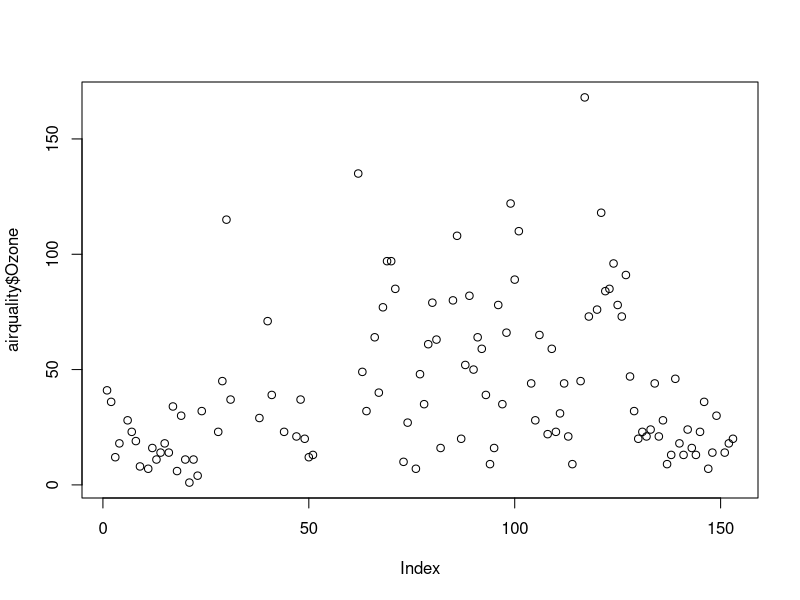
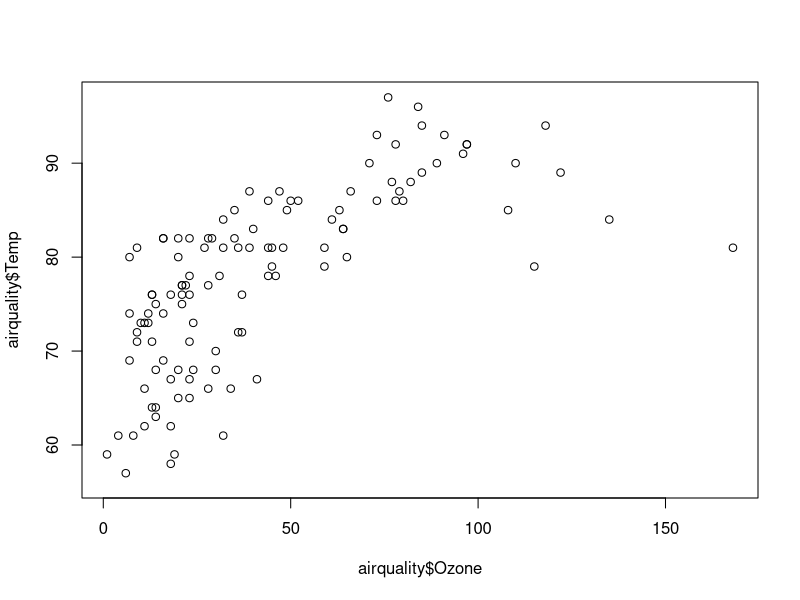
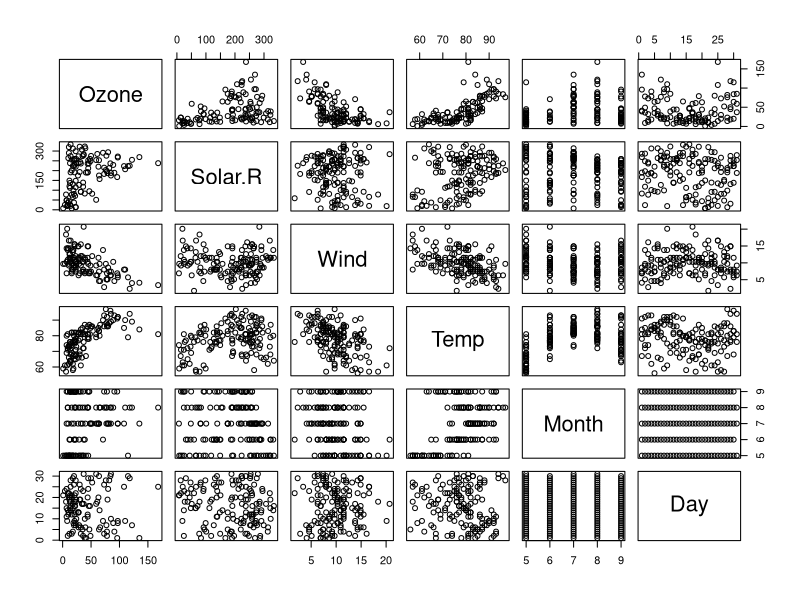
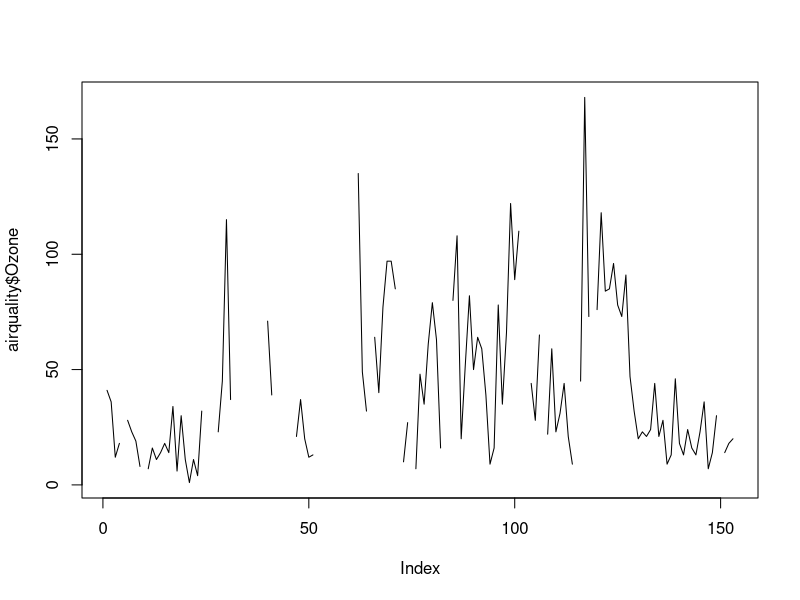
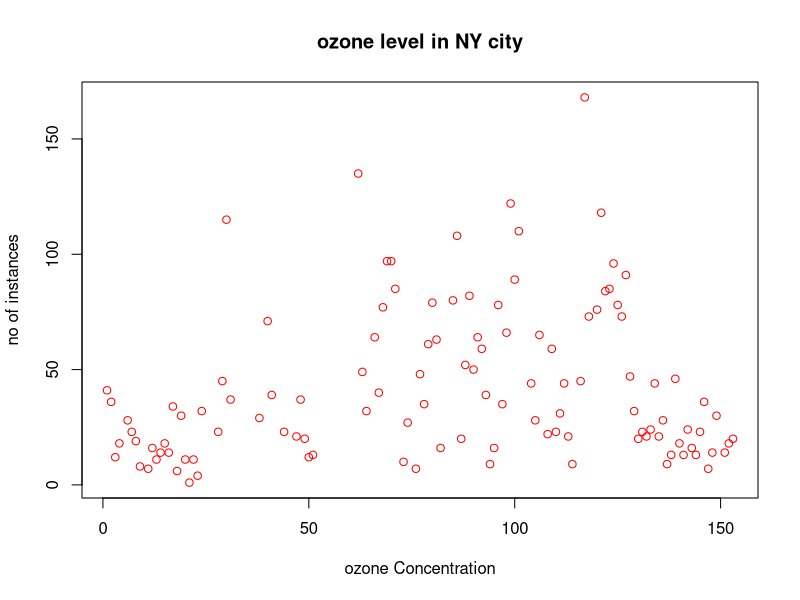
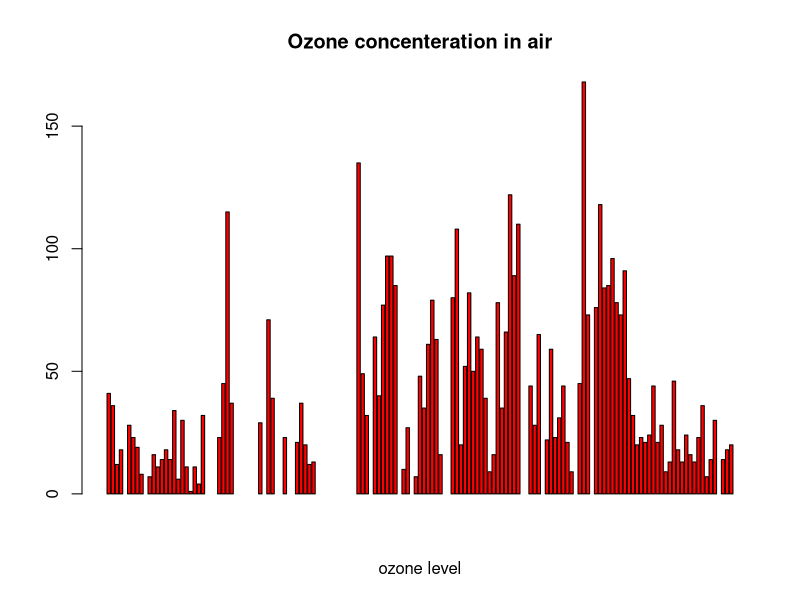
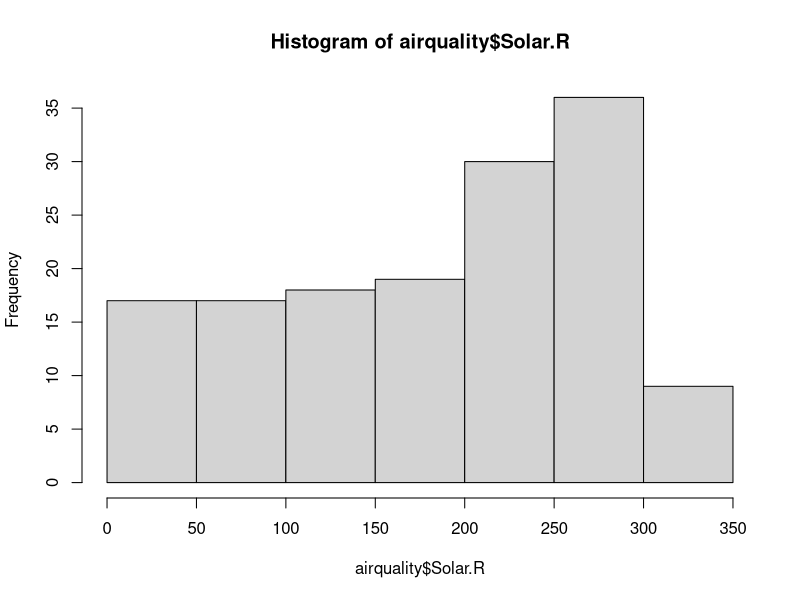
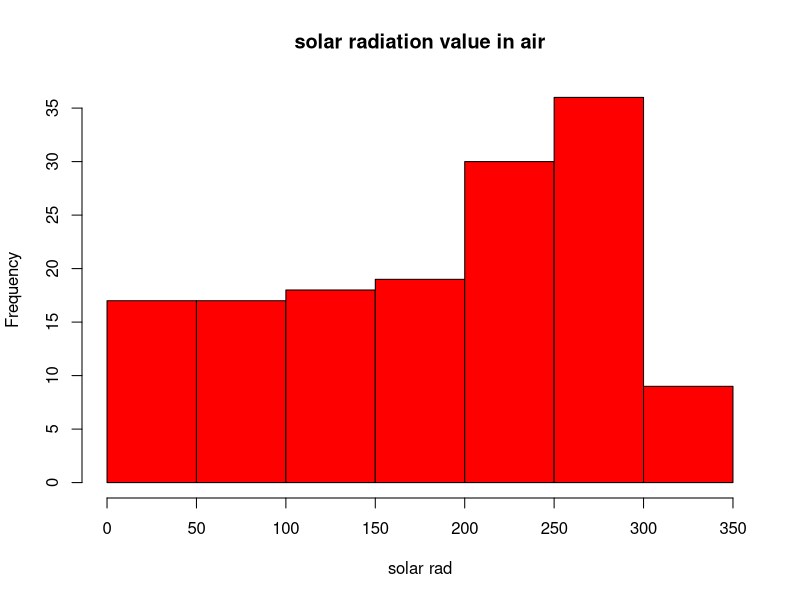

Source code (R) for these figures, in order: (Note: this script raises an error after producing the figures.)
#airquality=read.csv
#In R Console extract data set

airquality<-datasets::airquality

head(airquality) #Run
tail(airquality) #Run
airquality$Temp #Run

#descriptive_stat
#It's show's median, mean, min, max
summary(airquality$Temp)
summary(airquality$Ozone)
summary(airquality$Wind)

#Ploat
plot(airquality$Ozone)
plot(airquality$Ozone,airquality$Temp)
plot(airquality) #Its scatter plot graph
summary(airquality)

#point' and Line
plot(airquality$Ozone, type='l')
plot(airquality$Ozone, xlab='ozone Concentration', 
      ylab='no of instances', main='ozone level in NY city',
      col='red')

#Horizontal bar plot
barplot(airquality$Ozone, main='Ozone concenteration in air'
        ,xlab='ozone level', col='red', horiz=FALSE)

#histogram
hist(airquality$Solar.R)
hist(airquality$Solar.R,main='solar radiation value in air'
     ,xlab='solar rad',col='red')


#Box plot
boxplot(airquality$Solar.R)

#multiple box plot
boxplot(airquality[,1:4],main="Multiple", col = 'blue')


#multiple graph at one window

par(mfrow=c(4,4),mar=c(2,5,2,1),las=0,bty='n')
plot(airquality$Ozone,type = 'h')
plot(airquality$Ozone,airquality$Temp)
plot(airquality,type='s')
plot(airquality$Ozone, type='l')
plot(airquality$Ozone, xlab='ozone Concentration', 
     ylab='no of instances', main='ozone level in NY city',
     col='red')
barplot(airquality$Ozone, main='Ozone concenteration in air'
        ,xlab='ozone level', col='red', horiz=FALSE)
hist(airquality$Solar.R)
hist(airquality$Solar.R,main='solar radiation value in air'
     ,xlab='solar rad',col='red')
boxplot(airquality$Solar.R)
boxplot(airquality[,1:4],main="Multiple", col = 'blue')
summary(airquality)